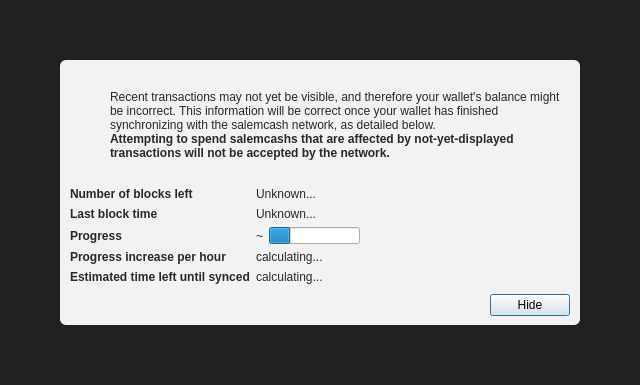
<?xml version="1.0" encoding="UTF-8"?>
<ui version="4.0">
 <class>ModalOverlay</class>
 <widget class="ModalOverlay" name="ModalOverlay">
  <property name="geometry">
   <rect>
    <x>0</x>
    <y>0</y>
    <width>640</width>
    <height>385</height>
   </rect>
  </property>
  <property name="windowTitle">
   <string>Form</string>
  </property>
  <layout class="QVBoxLayout" name="verticalLayout" stretch="0">
   <property name="sizeConstraint">
    <enum>QLayout::SetDefaultConstraint</enum>
   </property>
   <property name="leftMargin">
    <number>0</number>
   </property>
   <property name="topMargin">
    <number>0</number>
   </property>
   <property name="rightMargin">
    <number>0</number>
   </property>
   <property name="bottomMargin">
    <number>0</number>
   </property>
   <item>
    <widget class="QWidget" name="bgWidget" native="true">
     <property name="styleSheet">
      <string notr="true">#bgWidget { background: rgba(0,0,0,220); }</string>
     </property>
     <layout class="QVBoxLayout" name="verticalLayoutMain" stretch="1">
      <property name="leftMargin">
       <number>60</number>
      </property>
      <property name="topMargin">
       <number>60</number>
      </property>
      <property name="rightMargin">
       <number>60</number>
      </property>
      <property name="bottomMargin">
       <number>60</number>
      </property>
      <item>
       <widget class="QWidget" name="contentWidget" native="true">
        <property name="styleSheet">
         <string notr="true">#contentWidget { background: rgba(255,255,255,240); border-radius: 6px; }

QLabel { color: rgb(40,40,40);  }</string>
        </property>
        <layout class="QVBoxLayout" name="verticalLayoutSub" stretch="1,0,0,0">
         <property name="spacing">
          <number>0</number>
         </property>
         <property name="leftMargin">
          <number>10</number>
         </property>
         <property name="topMargin">
          <number>10</number>
         </property>
         <property name="rightMargin">
          <number>10</number>
         </property>
         <property name="bottomMargin">
          <number>10</number>
         </property>
         <item>
          <layout class="QHBoxLayout" name="horizontalLayoutIconText" stretch="0,1">
           <property name="topMargin">
            <number>20</number>
           </property>
           <item>
            <layout class="QVBoxLayout" name="verticalLayoutIcon">
             <property name="leftMargin">
              <number>0</number>
             </property>
             <item>
              <widget class="QPushButton" name="warningIcon">
               <property name="enabled">
                <bool>false</bool>
               </property>
               <property name="text">
                <string/>
               </property>
               <property name="icon">
                <iconset>
                 <normaloff>:/icons/warning</normaloff>
                 <disabledoff>:/icons/warning</disabledoff>:/icons/warning</iconset>
               </property>
               <property name="iconSize">
                <size>
                 <width>48</width>
                 <height>48</height>
                </size>
               </property>
               <property name="flat">
                <bool>true</bool>
               </property>
              </widget>
             </item>
             <item>
              <spacer name="verticalSpacerWarningIcon">
               <property name="orientation">
                <enum>Qt::Vertical</enum>
               </property>
               <property name="sizeHint" stdset="0">
                <size>
                 <width>20</width>
                 <height>40</height>
                </size>
               </property>
              </spacer>
             </item>
            </layout>
           </item>
           <item>
            <layout class="QVBoxLayout" name="verticalLayoutInfoText">
             <property name="leftMargin">
              <number>0</number>
             </property>
             <property name="topMargin">
              <number>0</number>
             </property>
             <item>
              <widget class="QLabel" name="infoText">
               <property name="text">
                <string>Recent transactions may not yet be visible, and therefore your wallet's balance might be incorrect. This information will be correct once your wallet has finished synchronizing with the salemcash network, as detailed below.</string>
               </property>
               <property name="textFormat">
                <enum>Qt::RichText</enum>
               </property>
               <property name="wordWrap">
                <bool>true</bool>
               </property>
              </widget>
             </item>
             <item>
              <widget class="QLabel" name="infoTextStrong">
               <property name="font">
                <font>
                 <weight>75</weight>
                 <bold>true</bold>
                </font>
               </property>
               <property name="text">
                <string>Attempting to spend salemcashs that are affected by not-yet-displayed transactions will not be accepted by the network.</string>
               </property>
               <property name="textFormat">
                <enum>Qt::RichText</enum>
               </property>
               <property name="wordWrap">
                <bool>true</bool>
               </property>
              </widget>
             </item>
             <item>
              <spacer name="verticalSpacerInTextSpace">
               <property name="orientation">
                <enum>Qt::Vertical</enum>
               </property>
               <property name="sizeHint" stdset="0">
                <size>
                 <width>20</width>
                 <height>40</height>
                </size>
               </property>
              </spacer>
             </item>
            </layout>
           </item>
          </layout>
         </item>
         <item>
          <spacer name="verticalSpacerAfterText">
           <property name="orientation">
            <enum>Qt::Vertical</enum>
           </property>
           <property name="sizeHint" stdset="0">
            <size>
             <width>20</width>
             <height>40</height>
            </size>
           </property>
          </spacer>
         </item>
         <item>
          <layout class="QFormLayout" name="formLayout">
           <property name="fieldGrowthPolicy">
            <enum>QFormLayout::FieldsStayAtSizeHint</enum>
           </property>
           <property name="horizontalSpacing">
            <number>6</number>
           </property>
           <property name="verticalSpacing">
            <number>6</number>
           </property>
           <property name="topMargin">
            <number>10</number>
           </property>
           <item row="0" column="0">
            <widget class="QLabel" name="labelNumberOfBlocksLeft">
             <property name="font">
              <font>
               <weight>75</weight>
               <bold>true</bold>
              </font>
             </property>
             <property name="text">
              <string>Number of blocks left</string>
             </property>
            </widget>
           </item>
           <item row="0" column="1">
            <widget class="QLabel" name="numberOfBlocksLeft">
             <property name="text">
              <string>Unknown...</string>
             </property>
            </widget>
           </item>
           <item row="1" column="0">
            <widget class="QLabel" name="labelLastBlockTime">
             <property name="font">
              <font>
               <weight>75</weight>
               <bold>true</bold>
              </font>
             </property>
             <property name="text">
              <string>Last block time</string>
             </property>
            </widget>
           </item>
           <item row="1" column="1">
            <widget class="QLabel" name="newestBlockDate">
             <property name="sizePolicy">
              <sizepolicy hsizetype="Maximum" vsizetype="Preferred">
               <horstretch>0</horstretch>
               <verstretch>0</verstretch>
              </sizepolicy>
             </property>
             <property name="text">
              <string>Unknown...</string>
             </property>
            </widget>
           </item>
           <item row="2" column="0">
            <widget class="QLabel" name="labelSyncDone">
             <property name="font">
              <font>
               <weight>75</weight>
               <bold>true</bold>
              </font>
             </property>
             <property name="text">
              <string>Progress</string>
             </property>
            </widget>
           </item>
           <item row="2" column="1">
            <layout class="QHBoxLayout" name="horizontalLayoutSync" stretch="0,1">
             <item>
              <widget class="QLabel" name="percentageProgress">
               <property name="text">
                <string notr="true">~</string>
               </property>
              </widget>
             </item>
             <item>
              <widget class="QProgressBar" name="progressBar">
               <property name="value">
                <number>24</number>
               </property>
               <property name="format">
                <string/>
               </property>
              </widget>
             </item>
            </layout>
           </item>
           <item row="4" column="0">
            <widget class="QLabel" name="labelProgressIncrease">
             <property name="font">
              <font>
               <weight>75</weight>
               <bold>true</bold>
              </font>
             </property>
             <property name="text">
              <string>Progress increase per hour</string>
             </property>
            </widget>
           </item>
           <item row="4" column="1">
            <widget class="QLabel" name="progressIncreasePerH">
             <property name="text">
              <string>calculating...</string>
             </property>
            </widget>
           </item>
           <item row="5" column="0">
            <widget class="QLabel" name="labelEstimatedTimeLeft">
             <property name="font">
              <font>
               <weight>75</weight>
               <bold>true</bold>
              </font>
             </property>
             <property name="text">
              <string>Estimated time left until synced</string>
             </property>
            </widget>
           </item>
           <item row="5" column="1">
            <widget class="QLabel" name="expectedTimeLeft">
             <property name="text">
              <string>calculating...</string>
             </property>
            </widget>
           </item>
          </layout>
         </item>
         <item>
          <layout class="QHBoxLayout" name="horizontalLayoutButtons">
           <property name="leftMargin">
            <number>10</number>
           </property>
           <property name="topMargin">
            <number>10</number>
           </property>
           <item>
            <spacer name="horizontalSpacer">
             <property name="orientation">
              <enum>Qt::Horizontal</enum>
             </property>
             <property name="sizeHint" stdset="0">
              <size>
               <width>40</width>
               <height>20</height>
              </size>
             </property>
            </spacer>
           </item>
           <item>
            <widget class="QPushButton" name="closeButton">
             <property name="text">
              <string>Hide</string>
             </property>
             <property name="focusPolicy">
              <enum>Qt::StrongFocus</enum>
             </property>
             <property name="default">
              <bool>true</bool>
             </property>
            </widget>
           </item>
          </layout>
         </item>
        </layout>
       </widget>
      </item>
     </layout>
    </widget>
   </item>
  </layout>
 </widget>
 <customwidgets>
  <customwidget>
   <class>ModalOverlay</class>
   <extends>QWidget</extends>
   <header>qt/modaloverlay.h</header>
   <container>1</container>
  </customwidget>
 </customwidgets>
 <resources/>
 <connections/>
</ui>
